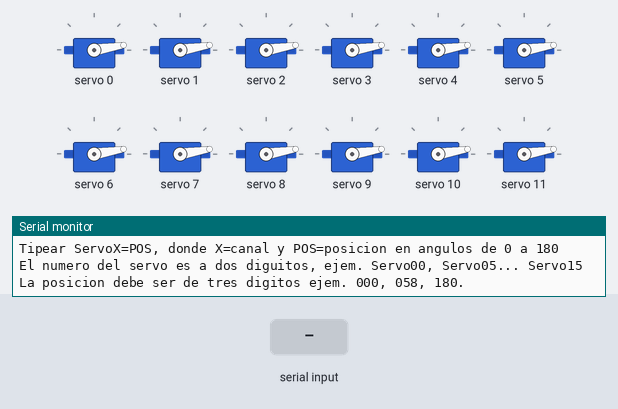
Simulated run of this sketch. Board: Arduino Uno, built with avr-gcc and run on an emulated ATmega328P. Parts: 12 × servo, the last lines printed to the serial monitor. The inputs (shaded band) are chosen by the test bench.

Above: at 2.2 s.
2.3 s: "AUTO\n" received over Serial
At 2.7 s:
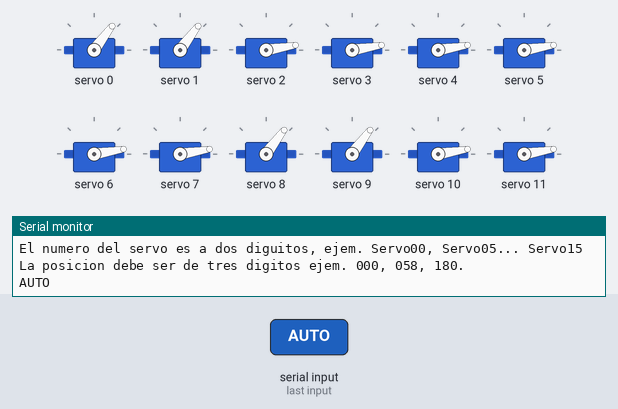
At 5.1 s:
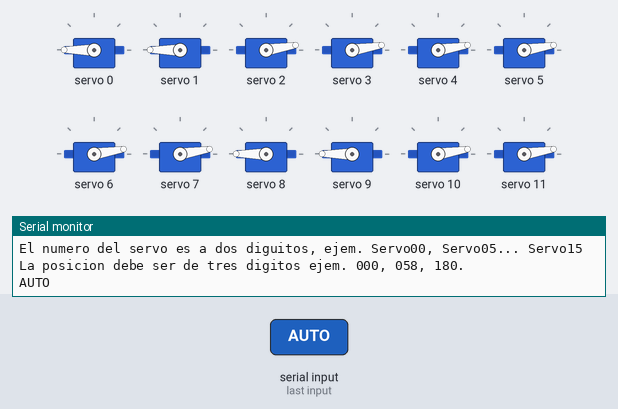
5.3 s: "1\n" received over Serial
At 6.2 s:
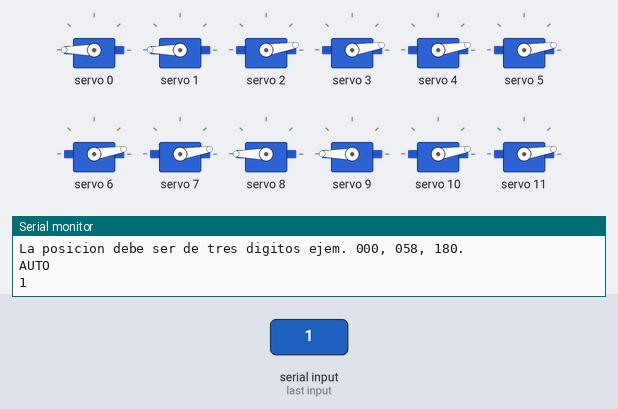
Timing chart, 0 to 8.3 s (numbered marks = the images above; inputs shaded):
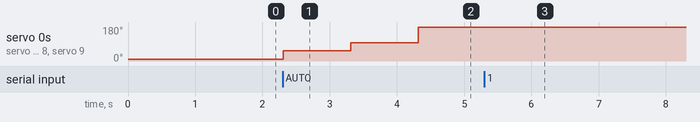

Measured:
- after the input at 2.3 s, servo 0, servo 1, servo 8, servo 9: 9° → 53° at once, → 97° 1.0 s later, → 180° 1.0 s later
- after the input at 5.3 s, servo 0, servo 1, servo 8, servo 9: stops changing and stays 180°

The sketch:

NANO_CTRLServo_PCA9685Module.ino
```cpp
/*******************************************************************************
 *
 *  Control de servomotores con el modulo PCA9685
 *
 *******************************************************************************
 * FileName:        NANO_CTRLServo_PCA9685Module.ino
 * Processor:       ATmega328
 * Complier:        Arduino v1.8.19
 * Author:          Pedro Sánchez (MrChunckuee)
 * Blog:            http://mrchunckuee.blogspot.com/
 * Email:           mrchunckuee.psr@gmail.com
 * Description:     Control de servomotores Vigor y Futaba con el modulo I2C
 *                  PCA9685 desde el monitor serial de Arduino.
 *******************************************************************************
 * Rev.         Date            Comment
 *   v1.0.0     06/04/2025      Prueba de la libreria de adafruit.
 ******************************************************************************/

#include <Wire.h>
#include <Adafruit_PWMServoDriver.h>

Adafruit_PWMServoDriver servos = Adafruit_PWMServoDriver(0x40);

//Servo VIGOR VS-2
unsigned int maxPWM_Duty = 505;
unsigned int minPWM_Duty = 130;

//Servo FUTABA S3003
//unsigned int maxPWM_Duty = 500;
//unsigned int minPWM_Duty = 120;


bool updateFlag = false, autoFlag = false;
uint8_t ServoNumber;
uint16_t ServoAngle;
String serialDataString;
uint8_t rxDataBuffer[14] = {0};

void setup() {
  servos.begin();
  servos.setPWMFreq(50);
  Serial.begin(9600);
  showTextInit();
  servosInit();
}

void servosInit(void){
  for(char x=0; x<16; x++){
    setPosServo(x, 0);
    delay(50);
  }
}

/*
 * Funcion para setear el servo, acepta parametros de canal y angulo.
 */
void setPosServo(uint8_t n_servo, int angulo) {
  int duty = map(angulo, 0, 180, minPWM_Duty, maxPWM_Duty);
  servos.setPWM(n_servo, 0, duty);
}

/*
 *  SerialEvent occurs whenever a new data comes in the hardware serial RX.
 *  This routine is run between each time loop() runs, so using delay inside loop can delay response.
 *  Multiple bytes of data may be available.
 */
void serialEvent(void) { //Servo14=120
  if (Serial.available()) { // if there is data comming
      serialDataString = Serial.readStringUntil('\n'); // read string until newline character
      serialDataString.toCharArray(rxDataBuffer, serialDataString.length()+1);
      ServoNumber = ((rxDataBuffer[5]-0x30)*10) + (rxDataBuffer[6]-0x30);
      ServoAngle = ((rxDataBuffer[8]-0x30)*10) + ((rxDataBuffer[9]-0x30)*10) + (rxDataBuffer[10]-0x30);
      Serial.println(serialDataString);
      if(serialDataString == "AUTO"){
        autoFlag = true;
      }
      else{
        autoFlag = false;
      }
      updateFlag = true;
  }
}

/*
 * Muestra informacion de uso.
 */
void showTextInit(void){
  Serial.println("Arduino + PCA9685 Driver");
  Serial.println("mrchunckuee.blogspot.com");
  Serial.println("Forma de uso:");
  Serial.println("Tipear ServoX=POS, donde X=canal y POS=posicion en angulos de 0 a 180");
  Serial.println("El numero del servo es a dos diguitos, ejem. Servo00, Servo05... Servo15");
  Serial.println("La posicion debe ser de tres digitos ejem. 000, 058, 180.");
}

void loop() {
  if(updateFlag){
    if(autoFlag){
            setPosServo(0, 45);
            setPosServo(1, 45);
            setPosServo(8, 45);
            setPosServo(9, 45);
            delay(1000);
            setPosServo(0, 90);
            setPosServo(1, 90);
            setPosServo(8, 90);
            setPosServo(9, 90);
            delay(1000);
            setPosServo(0, 180);
            setPosServo(1, 180);
            setPosServo(8, 180);
            setPosServo(9, 180);
            delay(1000);
    }
    else{
      setPosServo(ServoNumber, ServoAngle);
      updateFlag = false;
    }
  }
}
```
